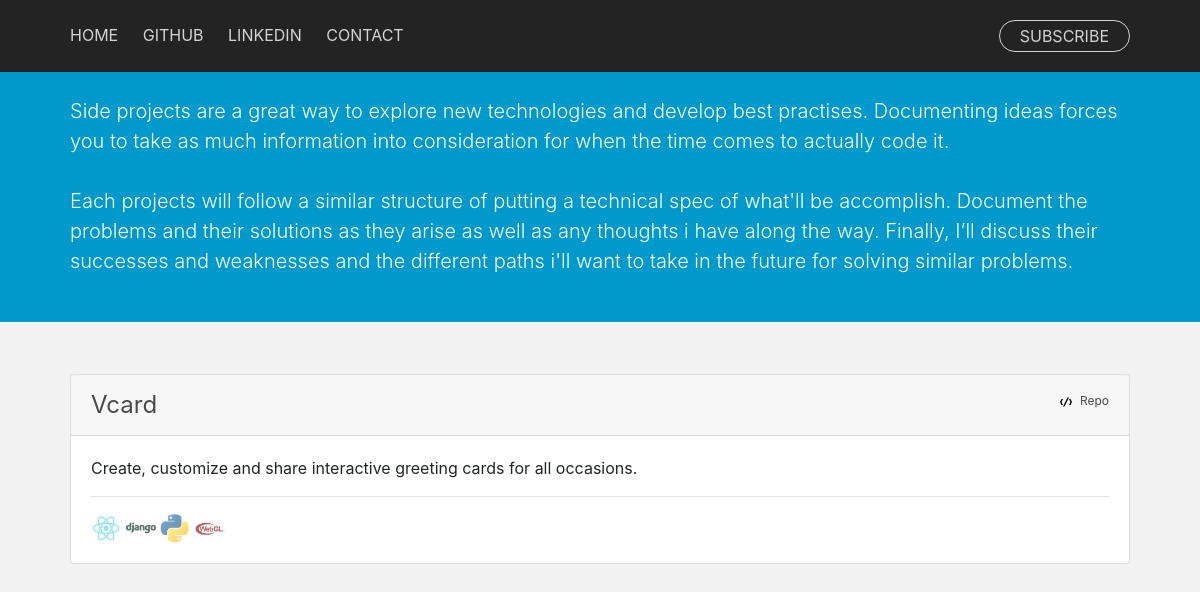
/projects/, run on the app's committed database.
### blog/models.py (models this page shows, shortened)
class Project(models.Model):
    name = models.CharField(max_length=200)
    pub_date = models.DateTimeField('date published')
    strap = models.CharField(max_length=300)
    content = models.CharField(max_length=5000)
    tags = models.ManyToManyField(Tag, blank=True)
    cover_img = models.CharField(max_length=200)
    published = models.BooleanField(default=False)
    repo = models.CharField(max_length=200, null=True, blank=True)
    demo = models.CharField(max_length=200, null=True, blank=True)

class UsedSoftware(models.Model):
    name = models.CharField(max_length=200)
    small_logo = models.CharField(max_length=200)
    projects = models.ManyToManyField(Project, blank=True)
    website = models.CharField(max_length=200)
    def __str__(self):
        return self.name

### blog/views.py (the view)
# urls.py: path('projects/', views.projects, name='projects'),
def projects(request):
    projects = Project.objects.filter(
        published=True
        ).order_by('-pub_date')
    context = standard_context
    context['projects'] = projects
    return render(request, 'blog/projects.html', context)

### blog/templates/blog/projects.html
{% extends "blog/base.html" %} {% load static %} {% block content %}
<div style="background-color: #0099cc;">
        <div class="container content-intro">
                <p style="height:80px"></p>
                <p class="lead" style="font-size: 20px;">
                Side projects are a great way to explore new technologies and develop best practises.
                Documenting ideas forces you to take as much information into consideration for when the time comes to actually code it.
                <br>
                <br>
                Each projects will follow a similar structure of putting a technical spec of what'll be accomplish.
                Document the problems and their solutions as they arise as well as any thoughts i have along the way.
                Finally, I’ll discuss their successes and weaknesses and the different paths i'll want to take in the future for solving similar problems.
        </p>
        </div>
        <p style="height:30px;"></p>
</div>
<div class="container content">
                <p style="height:20px;"></p>
        {% if projects %} {% for project in projects %}
        <div class="card">
                <div class="card-header">
                        <div style="display: flex; flex-direction: row; justify-content: space-between">
                                <div>
                                        <a style="font-size: 24px;" href="/projects/{{ project.id }}/">{{project.name|capfirst}}</a>
                                </div>
                                <div>
                                        <span style="font-size: 12px;">
                                                <img class="iconic-svg-small" src="{% static 'blog/svg/code.svg' %}" alt="code icon">
                                                <a href="{{project.repo}}">Repo</a>
                                        </span>
                                </div>
                        </div>
                </div>
                <div class="card-body">
                        <div>
                                {{project.content|capfirst|truncatewords:50}}
                        </div>
                        <hr>
                        <div>
                                {% for tech in project.usedsoftware_set.all %}
                                <a href="{{tech.website}}">
                                        <img class="tech-icon" src="{% static 'blog/img/'|add:tech.small_logo %}" alt="{{tech}} icon">
                                </a>
                                {% endfor %}
                        </div>
                </div>
        </div>
        <br> {% endfor %} {% else %} No Projects :( {% endif %}
</div>
{% endblock %}

### blog/static/blog/main.css (style rules this page uses)
html { font-size:16px; }
body { background-color: #f2f2f2; }
.tech-icon { width:30px; height:30px; }
.content { padding-left:40px; padding-right:40px; display: flex; flex-direction: column; }
.content a:link { color: black; font-weight: 400; opacity: 0.7; transition: 0.3s; text-decoration: none; }
.iconic-svg-small { height:12px; width:12px; margin-right:5px; }
.content-intro { color: white; padding-left:40px; padding-right:40px; }

### data on the page
Project: name "Vcard", content "Create, customize and share interactive greeting cards for all occasions."
UsedSoftware: small_logo+name (picture)
UsedSoftware: small_logo+name (picture)
UsedSoftware: small_logo+name (picture)
UsedSoftware: small_logo+name (picture)
